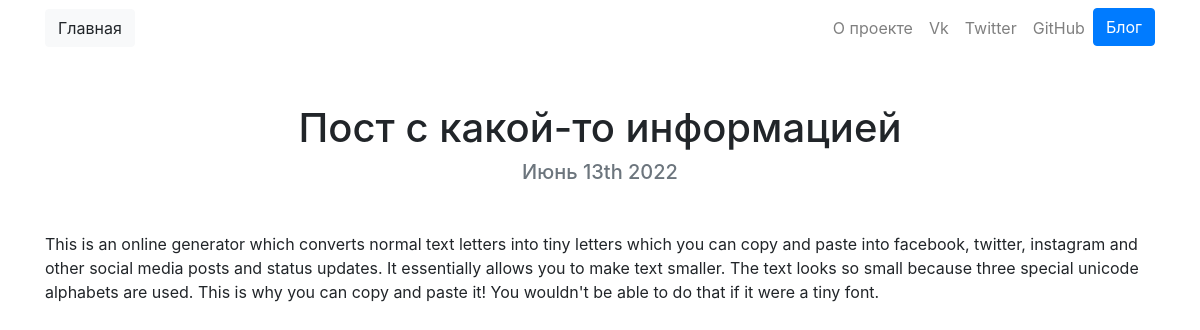
Screenshot of /blog/20/ with the database file from the repository.
### blog/models.py (models this page shows, shortened)
class Post(models.Model):
    title = models.CharField(max_length=200)
    description = models.TextField()
    date = models.DateField()

### blog/views.py (the view)
# urls.py: path('<int:post_id>/', views.detail, name = 'detail'),
def detail(request, post_id):
    post = get_object_or_404(Post, pk = post_id)
    return render(request, 'blog/detail.html', {'post' : post})

### blog/templates/blog/detail.html
{% extends "portfolio/base.html" %}
{% load static %}
{% block content %}
<h1 class="text-center mt-5" id="blogdetailtitle">{{ post.title }}</h1>
<h5 class="text-center text-muted mb-5">{{ post.date|date:'F jS Y' }}</h5>
{{ post.description|safe }}
{% endblock %}

### rows the page displays
Post: title "Пост с какой-то информацией", date "Июнь 13th 2022", description "This is an online generator which converts normal text letters into tiny letters which you can copy and paste into facebook, twitter, instagram and other social media posts and status updates. It essentially allows you to make text smaller. The text looks so small because three special unicode alphabets are used. This is why you can copy and paste it! You wouldn't be able to do that if it were a tiny font."
